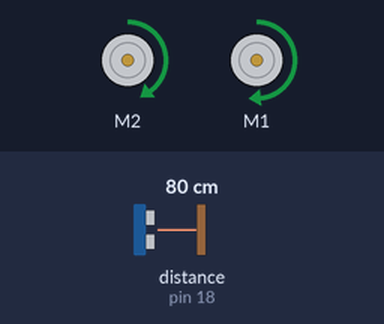
Simulated run of this sketch. Board: Arduino Uno, built with avr-gcc and run on an emulated ATmega328P. On the bench: 2 × DC motor (green arrow = forward, orange = backward, longer = faster). Wiring (inferred from the names in the program): ultrasonic range finder: trigger pin 19; echo pin 18. The test bench sets the inputs (shaded band); at power-on: distance to the obstacle (sensor on pin 18) 80 cm. The echo pulse lasts 58.3 µs per cm; what the sketch prints to the serial monitor is not drawn.

Above: at 1.2 s.
1.3 s: distance to the obstacle (sensor on pin 18) set to 2 cm
At 2.5 s:
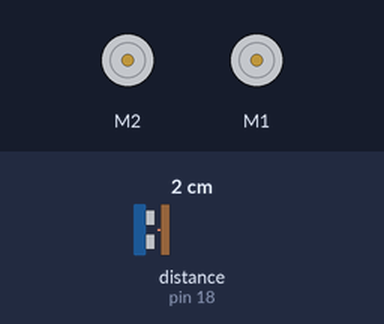
2.8 s: distance to the obstacle (sensor on pin 18) set to 18 cm
At 3.6 s:
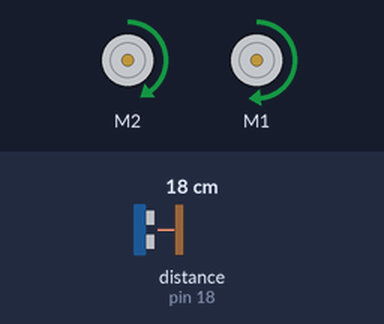
4.3 s: distance to the obstacle (sensor on pin 18) set to 15 cm
At 4.8 s:
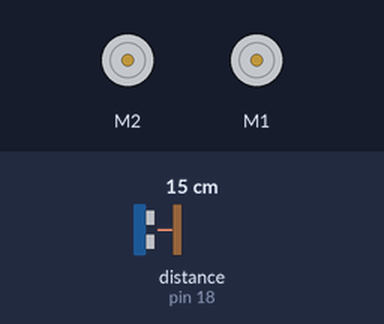
Timing chart, 0 to 7.3 s (numbered marks = the images above; inputs shaded):
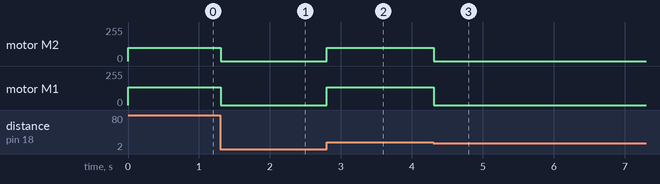

Measured:
- the behaviour switches between 17 and 16 cm on distance to the obstacle (sensor on pin 18) (found by bisection; images 2 and 3)
- after the input at 1.3 s, motor M2: forward 100/255 → stopped at once; motor M1: forward 132/255 → stopped at once
- after the input at 2.8 s, motor M2: stopped → forward 100/255 at once; motor M1: stopped → forward 132/255 at once
- after the input at 4.3 s, motor M2: forward 100/255 → stopped at once; motor M1: forward 132/255 → stopped at once

The sketch:

Manual_RMCA_P4_3.ino
```cpp
#define trigPin 19
#define echoPin 18

#include <AFMotor.h>

AF_DCMotor motorR(2);//el motor derecho está conectado a M2 en el Motor Shield
AF_DCMotor motorL(1);//el motor izquierdo está conectado a M1 en el Motor Shield

//Velocidades calibradas para giro en linea recta
//Coloca aquí las velocidades calibradas de tu robot
int vm_derecho_F=100;//velocidad del motor derecho para avance
int vm_derecho_B=100;//velocidad del motor derecho para retroceso
int vm_izquierdo_F=132;//velocidad del motor izquierdo para avance
int vm_izquierdo_B=132;//velocidad del motor izquierdo para retroceso

void setup() {
  Serial.begin(9600);
  pinMode(trigPin, OUTPUT);
  pinMode(echoPin, INPUT);

  // Encendemos los motores a una velocidad = 100/255
  motorR.setSpeed(100);
  motorL.setSpeed(100);
  motorR.run(RELEASE);//liberamos los motores
  motorL.run(RELEASE);
}

void loop() {

  long d=medirDistancia();//Obtenemos la distancia
  Serial.println(d);//Imprimimos la distancia obtenida

  if(d>15){
    avanzar();
  }
  else{
    detenerse();
  }

}

//Creamos la fucnción detenerse() para tener menos líneas de código dentro de la estructura loop(){}
//La función es de tipo void porque no regresa ningún valor
void detenerse(){
    motorR.run(RELEASE);
    motorL.run(RELEASE);
}

//Creamos la fucnción avanzar() para tener menos líneas de código dentro de la estructura loop(){}
//La función es de tipo void porque no regresa ningún valor
void avanzar(){
  motorR.setSpeed(vm_derecho_F );
  motorL.setSpeed(vm_izquierdo_F);
  motorR.run(FORWARD);
  motorL.run(FORWARD);
}

//Creamos la fucnción medirDistancia() para tener menos líneas de código dentro de la estructura loop(){}
//La función es de tipo long porque regresa un valor de tipo long
long medirDistancia(){
  long duracion, distancia; //variables utilizadas para el cálculo y el resultado
  digitalWrite(trigPin, LOW);
  delayMicroseconds(2);
  digitalWrite(trigPin, HIGH);
  delayMicroseconds(10);
  digitalWrite(trigPin, LOW);
  duracion = pulseIn(echoPin, HIGH);//Obtenemos el tiempo en microsegundos que le toma al pulso llegar a la superfice más cercana y regresar
  //Para el cálculo de la distancia tomamos la mitad del tiempo para considerar solo la ida del pulso
  //Y miltiplicamos por el factor 1/29.1 correspondiente a la velocidad del sonido en [centimetros/microsegundos]
  distancia = (duracion/2) / 29.1;
  return distancia;//Regresamos el valor calculado
}
```
